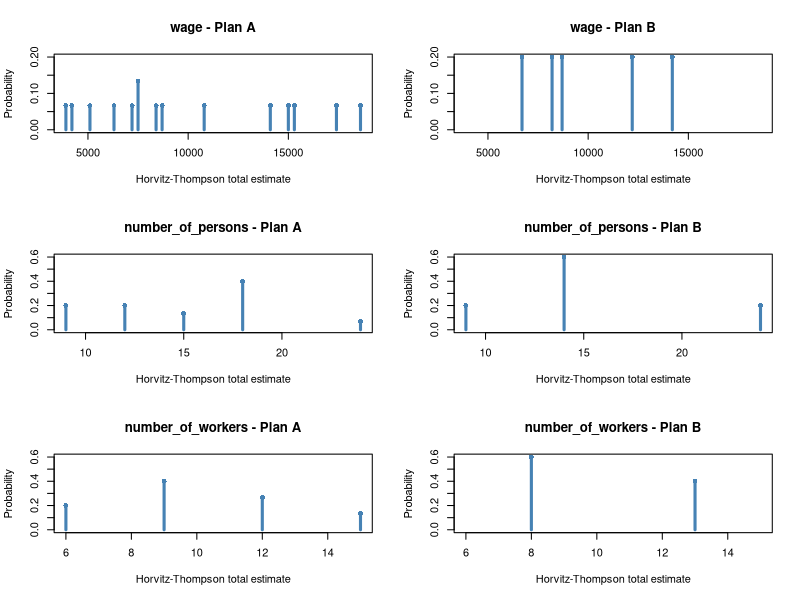

The R script that drew this image:
# Consider a population with N = 6 domiciles and the following characteristics:
# Table 1: values of the interest variable for each household of the population.
# | Domicile |   Wage | Number of persons | Number of workers |
# | :------- | -----: | ----------------: | ----------------: |
# | 1        |    800 |                 2 |                 2 |
# | 2        |  4,200 |                 4 |                 3 |
# | 3        |  1,600 |                 2 |                 1 |
# | 4        |    500 |                 2 |                 1 |
# | 5        |    900 |                 4 |                 2 |
# | 6        |  2,000 |                 1 |                 1 |
# | Total    | 10,000 |                15 |                10 |

# Question 1
# Interest variables: Wage, Number of persons, and Number of workers.
# For each interest variable, calculate the population parameters:
# total, mean, and variance.

cat("\nQuestion 1\n", sep = "")

population <- data.frame(
    domicile = 1:6,
    wage = c(800, 4200, 1600, 500, 900, 2000),
    number_of_persons = c(2, 4, 2, 2, 4, 1),
    number_of_workers = c(2, 3, 1, 1, 2, 1)
)

for (variable_name in names(population)[-1]) {
    observations <- population[[variable_name]]
    total <- sum(observations)
    population_mean <- mean(observations)
    variance <- stats::var(observations)

    cat("\n", variable_name, "\n", sep = "")
    cat("Total: ", total, "\n", sep = "")
    cat("Mean: ", population_mean, "\n", sep = "")
    cat("Variance: ", variance, "\n", sep = "")
}

# Question 2
# List S, the set of all possible samples of size 2.
# Consider only samples composed of distinct population units.

cat("\nQuestion 2\n", sep = "")
# combn = N! / (N - k)! k!
samples <- combn(1:6, 2)
print(samples)

# Question 3 (Plan A)
# Assuming every sample in S has the same probability of selection:
# a) Calculate the first-order inclusion probabilities for the population units.
# b) Calculate the second-order inclusion probabilities for all pairs of units.
# c) Calculate the possible values of the Horvitz-Thompson estimator of the
#    population total for Wage, Number of persons, and Number of workers.
# d) Calculate the expected value and variance of each Horvitz-Thompson
#    estimator from part (c).

cat("\nQuestion 3\n", sep = "")

N <- nrow(population)
sample_size <- 2
number_of_samples <- ncol(samples)
interest_variables <- names(population)[-1]

cat("\n(a)\n", sep = "")

# (a) In simple random sampling without replacement, every unit has pi_i = n / N.
inclusion_probabilities <- setNames(
    rep(sample_size / N, N),
    population$domicile
)
print(inclusion_probabilities)

cat("\n(b)\n", sep = "")

# (b) Every distinct pair has pi_ij = n(n - 1) / [N(N - 1)].
unit_pairs <- t(combn(population$domicile, 2))
pair_inclusion_probabilities <- data.frame(
    unit_i = unit_pairs[, 1],
    unit_j = unit_pairs[, 2],
    probability = rep(
        sample_size * (sample_size - 1) / (N * (N - 1)),
        nrow(unit_pairs)
    )
)
print(pair_inclusion_probabilities)

cat("\n(c)\n", sep = "")

# (c) Compute the Horvitz-Thompson total for every possible sample.
ht_estimates <- t(vapply(seq_len(number_of_samples), function(sample_index) {
    sampled_units <- samples[, sample_index]
    sampled_values <- population[sampled_units, interest_variables, drop = FALSE]
    colSums(sweep(
        sampled_values,
        1,
        inclusion_probabilities[as.character(sampled_units)],
        "/"
    ))
}, numeric(length(interest_variables))))
colnames(ht_estimates) <- interest_variables
rownames(ht_estimates) <- apply(samples, 2, paste, collapse = "-")
print(ht_estimates)

cat("\n(d)\n", sep = "")

# (d) Under Plan A, all samples have probability 1 / |S|.
ht_expected_values <- colMeans(ht_estimates)
ht_variances <- colMeans(sweep(ht_estimates, 2, ht_expected_values, "-")^2)
print(ht_expected_values)
print(ht_variances)

# Question 4 (Plan B)
# Let S = {(1, 2), (2, 3), (2, 4), (2, 5), (2, 6)}.
# Each sample in S has selection probability 1 / 5.
# Repeat Question 3 for Plan B:
# a) Calculate the first-order inclusion probabilities for the population units.
# b) Calculate the second-order inclusion probabilities for all pairs of units.
# c) Calculate the possible Horvitz-Thompson estimates of the population total
#    for Wage, Number of persons, and Number of workers.
# d) Calculate the expected value and variance of each estimator from part (c).

cat("\nQuestion 4\n", sep = "")
plan_b_samples <- rbind(
    c(1, 2),
    c(2, 3),
    c(2, 4),
    c(2, 5),
    c(2, 6)
)
plan_b_sample_probabilities <- rep(1 / nrow(plan_b_samples), nrow(plan_b_samples))

cat("\n(a)\n", sep = "")

# (a) pi_i is the sum of probabilities of Plan B samples that contain unit i.
plan_b_inclusion_probabilities <- sapply(population$domicile, function(unit) {
    selected <- apply(plan_b_samples, 1, function(sample) unit %in% sample)
    sum(plan_b_sample_probabilities[selected])
})
names(plan_b_inclusion_probabilities) <- population$domicile
print(plan_b_inclusion_probabilities)

cat("\n(b)\n", sep = "")

# (b) pi_ij is the sum of probabilities of Plan B samples that contain both units.
plan_b_pair_inclusion_probabilities <- apply(unit_pairs, 1, function(pair) {
    selected <- apply(plan_b_samples, 1, function(sample) all(pair %in% sample))
    sum(plan_b_sample_probabilities[selected])
})
plan_b_pair_inclusion_probabilities <- data.frame(
    unit_i = unit_pairs[, 1],
    unit_j = unit_pairs[, 2],
    probability = plan_b_pair_inclusion_probabilities
)
print(plan_b_pair_inclusion_probabilities)

cat("\n(c)\n", sep = "")

# (c) Compute the Horvitz-Thompson total for every allowed Plan B sample.
plan_b_ht_estimates <- t(vapply(seq_len(nrow(plan_b_samples)), function(sample_index) {
    sampled_units <- plan_b_samples[sample_index, ]
    sampled_values <- population[sampled_units, interest_variables, drop = FALSE]
    colSums(sweep(
        sampled_values,
        1,
        plan_b_inclusion_probabilities[as.character(sampled_units)],
        "/"
    ))
}, numeric(length(interest_variables))))
colnames(plan_b_ht_estimates) <- interest_variables
rownames(plan_b_ht_estimates) <- apply(plan_b_samples, 1, paste, collapse = "-")
print(plan_b_ht_estimates)

cat("\n(d)\n", sep = "")

# (d) E(T_hat) and Var(T_hat) under the Plan B sampling distribution.
plan_b_ht_expected_values <- colSums(
    sweep(plan_b_ht_estimates, 1, plan_b_sample_probabilities, "*")
)
plan_b_ht_variances <- colSums(sweep(
    sweep(plan_b_ht_estimates, 2, plan_b_ht_expected_values, "-")^2,
    1,
    plan_b_sample_probabilities,
    "*"
))
print(plan_b_ht_expected_values)
print(plan_b_ht_variances)

# Question 5
# Graph the possible values of the total estimators from Plan A and Plan B
# (Questions 3 and 4) to compare their sampling distributions.

cat("\nQuestion 5\n", sep = "")

# Aggregate identical HT estimates into their probability masses.
sampling_distribution <- function(estimates, sample_probabilities) {
    possible_estimates <- sort(unique(estimates))
    data.frame(
        estimate = possible_estimates,
        probability = sapply(possible_estimates, function(estimate) {
            sum(sample_probabilities[estimates == estimate])
        })
    )
}

plot_probability_mass <- function(distribution, plan_name, variable_name, x_limits, y_limits) {
    plot(
        distribution$estimate,
        distribution$probability,
        type = "h",
        lwd = 3,
        col = "steelblue",
        xlim = x_limits,
        ylim = y_limits,
        xlab = "Horvitz-Thompson total estimate",
        ylab = "Probability",
        main = paste(variable_name, "-", plan_name)
    )
    points(
        distribution$estimate,
        distribution$probability,
        pch = 16,
        col = "steelblue"
    )
}

# Use the same axis limits for both plans of each variable.
output_dir <- "out"
dir.create(output_dir, recursive = TRUE, showWarnings = FALSE)
output_file <- file.path(output_dir, "sampling-plan-distributions.pdf")
pdf(output_file, width = 10, height = 12)
par(mfrow = c(length(interest_variables), 2))
for (variable_name in interest_variables) {
    plan_a_distribution <- sampling_distribution(
        ht_estimates[, variable_name],
        rep(1 / nrow(ht_estimates), nrow(ht_estimates))
    )
    plan_b_distribution <- sampling_distribution(
        plan_b_ht_estimates[, variable_name],
        plan_b_sample_probabilities
    )
    x_limits <- range(
        plan_a_distribution$estimate,
        plan_b_distribution$estimate
    )
    y_limits <- c(
        0,
        max(plan_a_distribution$probability, plan_b_distribution$probability)
    )

    plot_probability_mass(
        plan_a_distribution,
        "Plan A",
        variable_name,
        x_limits,
        y_limits
    )
    plot_probability_mass(
        plan_b_distribution,
        "Plan B",
        variable_name,
        x_limits,
        y_limits
    )
}
par(mfrow = c(1, 1))
dev.off()
print(normalizePath(output_file))

# Question 6
# Compare Plans A and B using the results from Questions 3 and 4.
# For each interest variable, identify the preferred sampling plan for samples
# of size 2. Justify the choice by comparing estimator bias and variance.

cat("\nQuestion 6\n", sep = "")

for (variable_name in interest_variables) {
    plan_a_variance <- ht_variances[variable_name]
    plan_b_variance <- plan_b_ht_variances[variable_name]
    preferred_plan <- if (plan_a_variance < plan_b_variance) "Plan A" else "Plan B"

    cat("\n", variable_name, "\n", sep = "")
    cat("Expected total (both plans): ", ht_expected_values[variable_name], "\n", sep = "")
    cat("Plan A variance: ", plan_a_variance, "\n", sep = "")
    cat("Plan B variance: ", plan_b_variance, "\n", sep = "")
    cat("Preferred plan: ", preferred_plan, "\n", sep = "")
}
